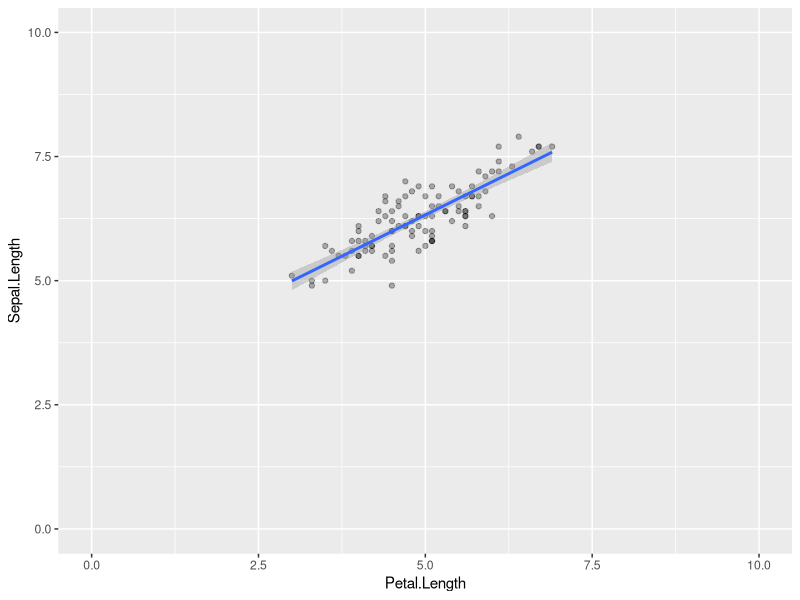
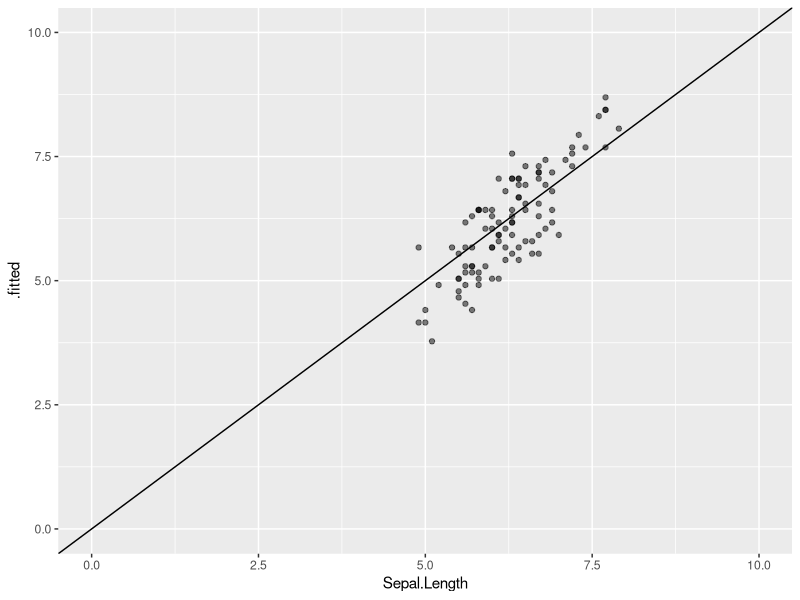
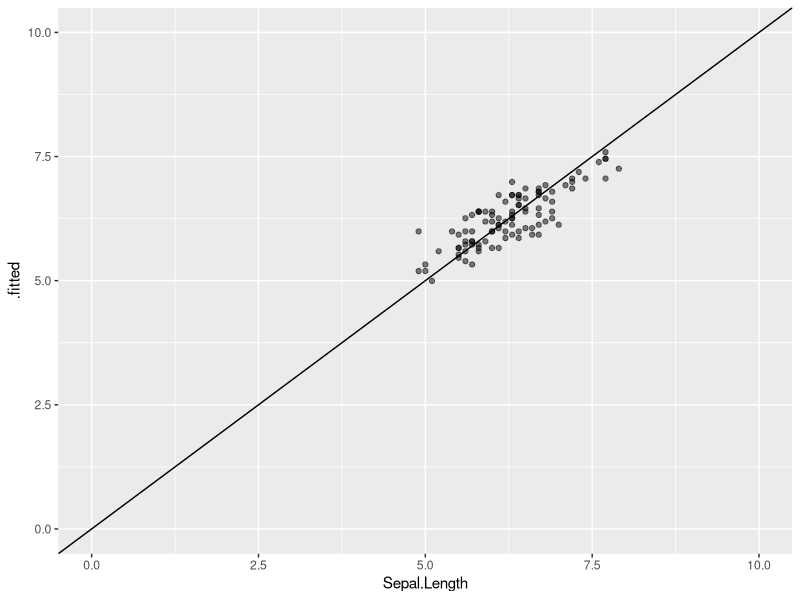

Generate these figures, in order, with R:

#'--- 
#' title: "Iris data: regression with and without intercept "
#' author: "Nayef Ahmad"
#' date: "2019-12-09"
#' output: 
#'   html_document: 
#'     keep_md: yes
#'     code_folding: show
#'     toc: true
#'     toc_float:
#'       collapsed: false
#'     toc_folding: false
#' ---

#+ lib, include = FALSE
library(tidyverse)
library(broom)
library(kableExtra)

#+ rest 
#' # Subset data for linear fit 
df <- iris %>% filter(Petal.Length > 2)
# str(df)

df %>% 
  ggplot(aes(x = Petal.Length, 
             y = Sepal.Length)) + 
  geom_point(alpha = 0.3) + 
  stat_smooth(method = lm, 
              fullrange = TRUE) + 
  coord_cartesian(xlim = c(0,10), 
                  ylim = c(0,10)) 
  

#' # Model without intercept 
m0 <- lm(Sepal.Length ~ Petal.Length - 1, 
         data = df)
summary(m0)

augment(m0) %>% 
  ggplot(aes(x = Sepal.Length, 
             y = .fitted)) + 
  geom_point(alpha = .5) + 
  coord_cartesian(xlim = c(0,10), 
                  ylim = c(0,10)) + 
  geom_abline(intercept = 0, 
              slope = 1)

tidy(m0) %>% 
  kable() %>% 
  kable_styling(bootstrap_options = c("striped",
                "condensed", 
                "responsive"))
              

#' # Model with intercept 
m1 <- lm(Sepal.Length ~ Petal.Length, 
         data = df)
summary(m1)


augment(m1) %>% 
  ggplot(aes(x = Sepal.Length, 
             y = .fitted)) + 
  geom_point(alpha = .5) + 
  coord_cartesian(xlim = c(0,10), 
                  ylim = c(0,10)) +
  geom_abline(intercept = 0, 
              slope = 1)


tidy(m1) %>% 
  kable() %>% 
  kable_styling(bootstrap_options = c("striped",
                                      "condensed", 
                                      "responsive"))


#' # Discussion
#'
#' **Why does Rsq go down when adding a significant intercept term? **
#'
#' Ans. It doesn't really. Rsq and Adj-Rsq are almost always intended to be used
#' with an intercept in the model. When you drop the intercept, you're actually
#' calculating a different number, which is not directly comparable to the Rsq
#' for the models with intercept.
#'
#' See
#' [here](https://stats.stackexchange.com/questions/26176/removal-of-statistically-significant-intercept-term-increases-r2-in-linear-mo)
#' for more.
#'
#' > It helps to recall what R2 is trying to measure. In the former case, it is
#' comparing your current model to the reference model that only includes an
#' intercept (i.e., constant term). In the second case, there is no intercept,
#' so it makes little sense to compare it to such a model. So, instead, $R2_0$
#' is computed, which implicitly uses a reference model corresponding to noise
#' only.
#'
#' **In general, never drop the intercept unless you have very good reason to.**
#'
#'
#' Side note: Given the above it's a little insane that in python `statsmodels`
#' does not include an intercept by default.
#' 
#' 
